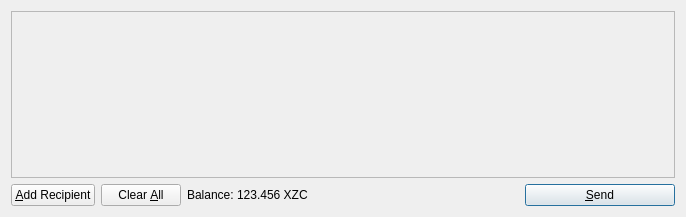
<?xml version="1.0" encoding="UTF-8"?>
<ui version="4.0">
 <class>SendCoinsDialog</class>
 <widget class="QDialog" name="SendCoinsDialog">
  <property name="geometry">
   <rect>
    <x>0</x>
    <y>0</y>
    <width>686</width>
    <height>217</height>
   </rect>
  </property>
  <property name="windowTitle">
   <string>Send Coins</string>
  </property>
  <layout class="QVBoxLayout" name="verticalLayout">
   <item>
    <widget class="QScrollArea" name="scrollArea">
     <property name="widgetResizable">
      <bool>true</bool>
     </property>
     <widget class="QWidget" name="scrollAreaWidgetContents">
      <property name="geometry">
       <rect>
        <x>0</x>
        <y>0</y>
        <width>666</width>
        <height>165</height>
       </rect>
      </property>
      <layout class="QVBoxLayout" name="verticalLayout_2">
       <property name="margin">
        <number>0</number>
       </property>
       <item>
        <layout class="QVBoxLayout" name="entries">
         <property name="spacing">
          <number>6</number>
         </property>
        </layout>
       </item>
       <item>
        <spacer name="verticalSpacer">
         <property name="orientation">
          <enum>Qt::Vertical</enum>
         </property>
         <property name="sizeHint" stdset="0">
          <size>
           <width>20</width>
           <height>40</height>
          </size>
         </property>
        </spacer>
       </item>
      </layout>
     </widget>
    </widget>
   </item>
   <item>
    <layout class="QHBoxLayout" name="horizontalLayout">
     <item>
      <widget class="QPushButton" name="addButton">
       <property name="toolTip">
        <string>Send to multiple recipients at once</string>
       </property>
       <property name="text">
        <string>&amp;Add Recipient</string>
       </property>
       <property name="icon">
        <iconset resource="../bitcoin.qrc">
         <normaloff>:/icons/add</normaloff>:/icons/add</iconset>
       </property>
       <property name="autoDefault">
        <bool>false</bool>
       </property>
      </widget>
     </item>
     <item>
      <widget class="QPushButton" name="clearButton">
       <property name="sizePolicy">
        <sizepolicy hsizetype="Minimum" vsizetype="Fixed">
         <horstretch>0</horstretch>
         <verstretch>0</verstretch>
        </sizepolicy>
       </property>
       <property name="toolTip">
        <string>Remove all transaction fields</string>
       </property>
       <property name="text">
        <string>Clear &amp;All</string>
       </property>
       <property name="icon">
        <iconset resource="../bitcoin.qrc">
         <normaloff>:/icons/remove</normaloff>:/icons/remove</iconset>
       </property>
       <property name="autoRepeatDelay">
        <number>300</number>
       </property>
       <property name="autoDefault">
        <bool>false</bool>
       </property>
      </widget>
     </item>
     <item>
      <layout class="QHBoxLayout" name="horizontalLayout_2">
       <property name="spacing">
        <number>3</number>
       </property>
       <item>
        <widget class="QLabel" name="label">
         <property name="text">
          <string>Balance:</string>
         </property>
        </widget>
       </item>
       <item>
        <widget class="QLabel" name="labelBalance">
         <property name="cursor">
          <cursorShape>IBeamCursor</cursorShape>
         </property>
         <property name="text">
          <string>123.456 XZC</string>
         </property>
         <property name="textInteractionFlags">
          <set>Qt::LinksAccessibleByMouse|Qt::TextSelectableByKeyboard|Qt::TextSelectableByMouse</set>
         </property>
        </widget>
       </item>
      </layout>
     </item>
     <item>
      <spacer name="horizontalSpacer">
       <property name="orientation">
        <enum>Qt::Horizontal</enum>
       </property>
       <property name="sizeHint" stdset="0">
        <size>
         <width>40</width>
         <height>20</height>
        </size>
       </property>
      </spacer>
     </item>
     <item>
      <widget class="QPushButton" name="sendButton">
       <property name="minimumSize">
        <size>
         <width>150</width>
         <height>0</height>
        </size>
       </property>
       <property name="toolTip">
        <string>Confirm the send action</string>
       </property>
       <property name="text">
        <string>&amp;Send</string>
       </property>
       <property name="icon">
        <iconset resource="../bitcoin.qrc">
         <normaloff>:/icons/send</normaloff>:/icons/send</iconset>
       </property>
       <property name="default">
        <bool>true</bool>
       </property>
      </widget>
     </item>
    </layout>
   </item>
  </layout>
 </widget>
 <resources>
  <include location="../bitcoin.qrc"/>
 </resources>
 <connections/>
</ui>
